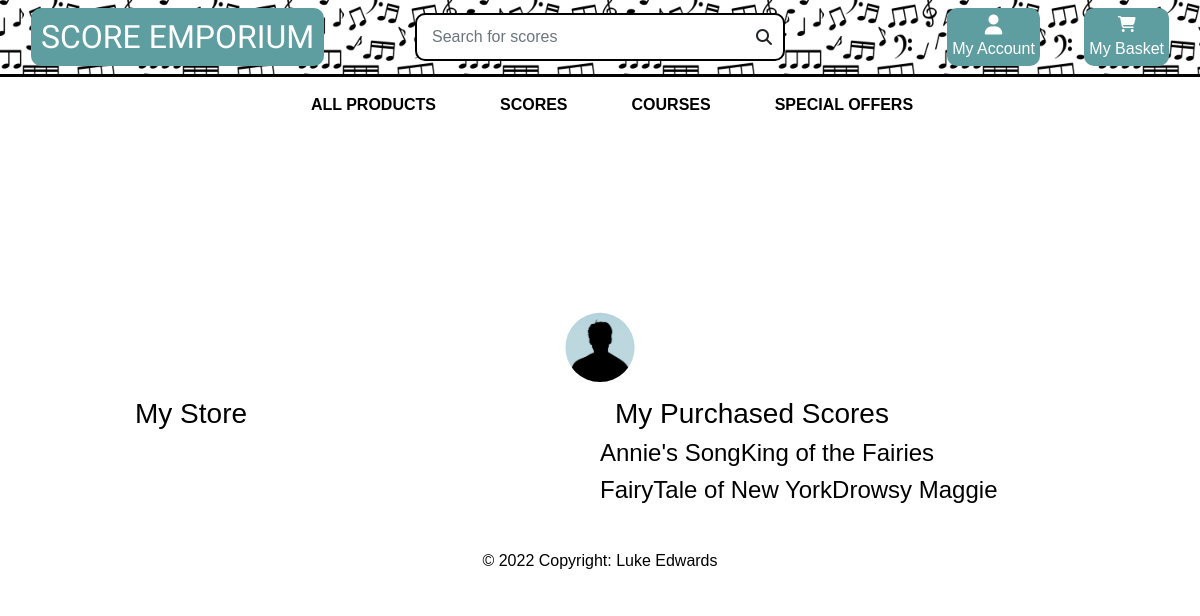
The page /profile/ on the database as committed earlier.
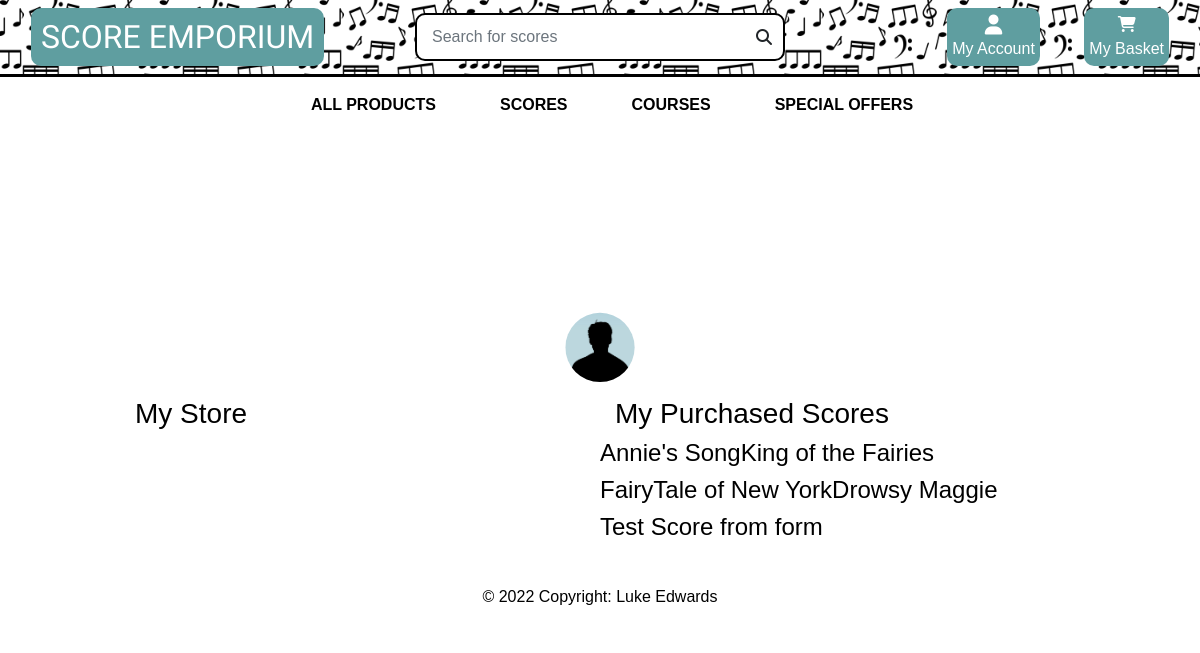
The same page on the database as committed later.
### products/models.py (models this page shows, shortened)
class Product(models.Model):
    genre = models.ForeignKey('Genre', null=True, blank=True, on_delete=models.SET_NULL)
    difficulty = models.ForeignKey('Difficulty', null=True, blank=True, on_delete=models.SET_NULL)
    sku = models.CharField(max_length=254, null=True, blank=True)
    name = models.CharField(max_length=254)
    description = models.TextField()
    price = models.DecimalField(max_digits=6, decimal_places=2)
    rating = models.DecimalField(max_digits=6, decimal_places=2, null=True, blank=True)
    image_url = models.URLField(max_length=1024, null=True, blank=True)
    image = models.ImageField(null=True, blank=True,)
    vendor = models.CharField(max_length=254, null=True)
    PDF = models.FileField(null=True,)
    Guitar_Pro = models.FileField(null=True,)
    video = models.URLField(max_length=1024, null=True, blank=True)

### user_profile/views.py (the view)
# urls.py: path('profile/', include('user_profile.urls')),
def user_profile(request):
    products = Product.objects.all()
    context = {
        'products': products,
    }
    return render(request, 'user_profile/profile.html', context)

### user_profile/templates/user_profile/profile.html (shortened to what this page needs)
{% extends "base.html" %}
{% load static %}
{% block page_header %}
    <div class="container header-container">
    </div>
{% endblock %}
{% block content %}
<div class="container text-black">
    <div class="row text-center">
      <div class="col center">
      <img id="user-profile-pic" src="{% static 'media/profile_photos/default-pp-min.png'%}" alt="" class=" prepend">
      </div>
    </div>
    <div class="row">
      <div class="col">
        <h3>My Store</h3>
      </div>
      <div class="col">
        <h3>My Purchased Scores</h3>
        <div class="row">
          {% for product in products%}
            {% if product.vendor == 'luketedwards' %}
            <h4>{{product.name}}</h4>
            {%endif%}
          {%endfor%}
        </div>
      </div>
    </div>
  </div>
{% endblock %}

Rows that differ between the two databases and show on the page:
added Product: name "Test Score from form"
